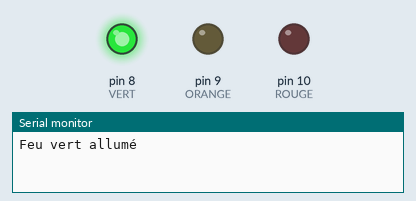
Simulated run of this sketch. Board: Arduino Uno, built with avr-gcc and run on an emulated ATmega328P. On the bench: output pins drawn as LEDs (lit = HIGH), the last lines printed to the serial monitor.

Above: at 2.5 s.
At 5.5 s:
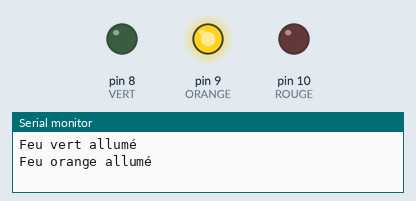
At 8.5 s:
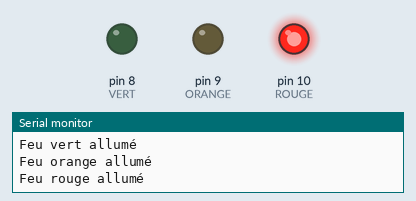
Timing chart, 0 to 14.3 s (numbered marks = the images above):
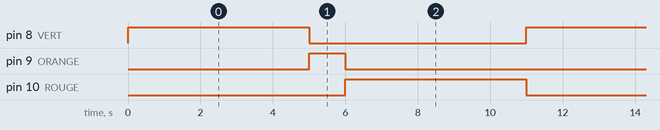

Measured:
- by itself, pin 8 (VERT), pin 10 (ROUGE): alternates HIGH for 5.0 s and LOW for 6.0 s
- by itself, pin 9 (ORANGE): alternates HIGH for 1.0 s and LOW for 10.0 s
- by itself, everything shown: repeats every 11.0 s, in 4 steps

The sketch:

Feu_tricolore_serial.ino
```cpp
// Connexions
#define VERT    8
#define ORANGE  9
#define ROUGE  10

// Delais
#define DELAI_VERT   5000
#define DELAI_ORANGE 1000
#define DELAI_ROUGE  5000

void setup() {
  pinMode(VERT, OUTPUT);
  pinMode(ORANGE, OUTPUT);
  pinMode(ROUGE, OUTPUT);

  Serial.begin(9600);
}

void loop() {
  Serial.println("Feu vert allumé");
  digitalWrite(VERT, HIGH);
  delay(DELAI_VERT);
  digitalWrite(VERT, LOW);

  Serial.println("Feu orange allumé");
  digitalWrite(ORANGE, HIGH);
  delay(DELAI_ORANGE);
  digitalWrite(ORANGE, LOW);

  Serial.println("Feu rouge allumé");
  digitalWrite(ROUGE, HIGH);
  delay(DELAI_ROUGE);
  digitalWrite(ROUGE, LOW);
}
```
